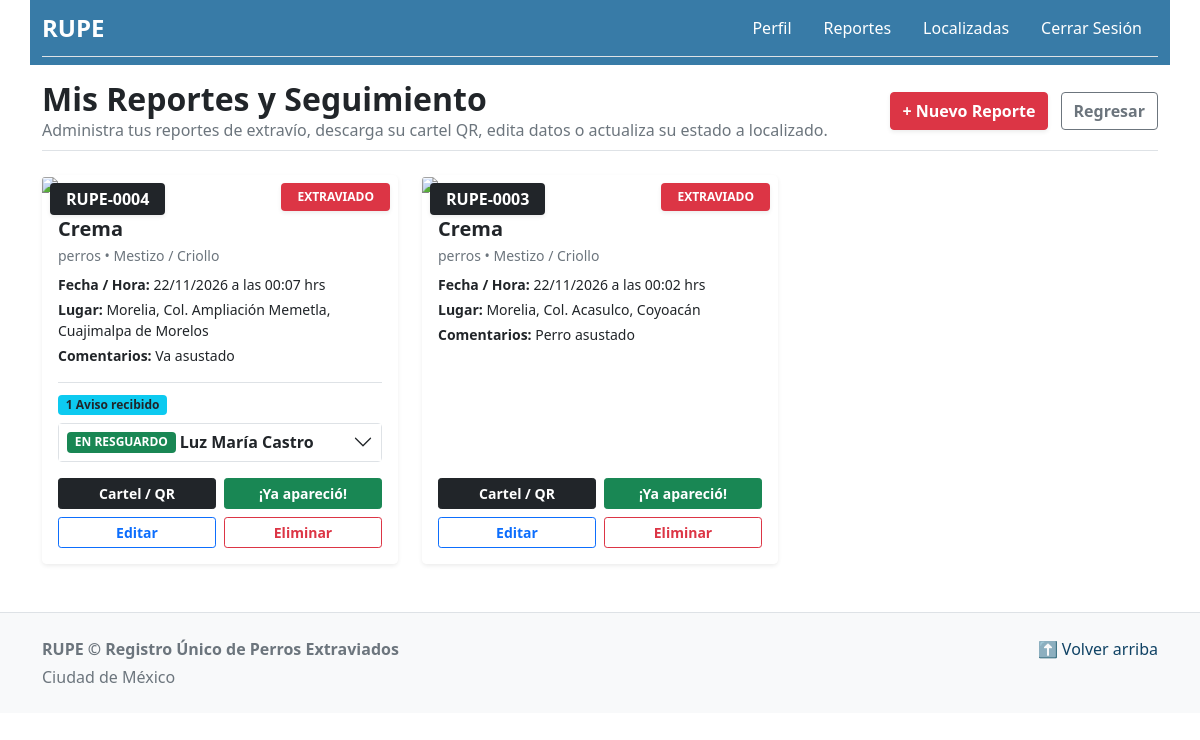
Screenshot of /controladores/usuarios/reportesusu.php?accion=listar (signed in) with the database file from the repository.
### tables this page shows
CREATE TABLE `reportes` (
  `id_reporte` int NOT NULL,
  `id_reporte_padre` int DEFAULT NULL,
  `tipo_reporte` enum('extraviado','localizado') NOT NULL,
  `id_reporte_inicial` int DEFAULT NULL,
  `id_usuario` int DEFAULT NULL,
  `id_mascota` int DEFAULT NULL,
  `id_colonia` int DEFAULT NULL,
  `estatus` tinyint(1) NOT NULL DEFAULT '1',
  `nombre_invitado` varchar(150) DEFAULT NULL,
  `telefono_invitado` varchar(20) DEFAULT NULL,
  `en_resguardo` tinyint(1) NOT NULL DEFAULT '0',
  `calle` varchar(100) NOT NULL,
  `entre_calle` varchar(100) DEFAULT NULL,
  `y_calle` varchar(100) DEFAULT NULL,
  `foto` varchar(255) DEFAULT NULL,
  `fecha` date NOT NULL,
  `hora` time NOT NULL,
  `comentarios` varchar(255) DEFAULT NULL,
  `estado_reporte` enum('activo','recuperado') NOT NULL,
  `codigo_qr` varchar(255) NOT NULL
);

CREATE TABLE `mascotas` (
  `id_mascota` int NOT NULL,
  `id_usuario` int DEFAULT NULL,
  `id_catalogos` int NOT NULL,
  `id_sexos` int NOT NULL,
  `estatus` tinyint(1) NOT NULL DEFAULT '1',
  `nombre` varchar(50) DEFAULT NULL,
  `edad` int DEFAULT NULL,
  `color` varchar(50) DEFAULT NULL,
  `foto` varchar(250) DEFAULT NULL,
  `sena_particular` text,
  `tamano` varchar(15) DEFAULT NULL,
  `peso_aprox` int DEFAULT NULL
);

CREATE TABLE `especies` (
  `id_especie` int NOT NULL,
  `nom_especie` enum('perros','gatos') DEFAULT NULL
);

CREATE TABLE `razas` (
  `id_raza` int NOT NULL,
  `id_especie` int NOT NULL,
  `nom_raza` varchar(150) DEFAULT NULL
);

CREATE TABLE `colonias` (
  `id_colonia` int NOT NULL,
  `id_codigos` int NOT NULL,
  `nombre_col` varchar(150) DEFAULT NULL
);

CREATE TABLE `alcaldias` (
  `id_alcaldia` int NOT NULL,
  `id_estados` int NOT NULL,
  `alcaldia_mpio` varchar(50) DEFAULT NULL
);

### modelos/BasedeDatos.php (called while the page is built)
<?php
class BasedeDatos {
    private static $servidor = "127.0.0.1";
    private static $usuariobd = "root";
    private static $contrasena = "";
    private static $nombrebd = "rupe";
    private static $charset = "utf8mb4";
    public static function conectar() {
        try {
            $dsn = "mysql:host=" . self::$servidor . ";dbname=" . self::$nombrebd . ";charset=" . self::$charset;
            $opciones = [
                PDO::ATTR_ERRMODE => PDO::ERRMODE_EXCEPTION,
                PDO::ATTR_DEFAULT_FETCH_MODE => PDO::FETCH_ASSOC,
                PDO::ATTR_EMULATE_PREPARES => false,
            ];
            $conexion = new PDO($dsn, self::$usuariobd, self::$contrasena, $opciones);
            return $conexion;
        } catch (Exception $e) {
            $rutalog = __DIR__ . '/logs/error_log.txt';
            $mensajeError = "[" . date('Y-m-d H:i:s') . "] [CONEXION FALLIDA]" . $e->getMessage() . PHP_EOL;
            error_log($mensajeError, 3, $rutalog);
            die("Servicio no disponible: ");
    }
    }
}

### modelos/usuarios/reportesusu.php (called while the page is built, shortened)
<?php
require_once __DIR__ . "/../BasedeDatos.php";
class Reporteusu
{
    private $pdo;
    public function __construct()
    {
        $this->pdo = BasedeDatos::conectar();
    }
    public function obtenerReportesUsuario($id_usuario)
    {
        try {
            $sql = "SELECT r.*,
                           m.nombre AS nombre_mascota, m.foto AS foto_mascota,
                           rz.nom_raza, esp.nom_especie,
                           col.nombre_col AS nombre_colonia, alc.alcaldia_mpio AS nombre_municipio
                    FROM reportes r
                    LEFT JOIN mascotas m ON r.id_mascota = m.id_mascota
                    LEFT JOIN catalogos cat ON m.id_catalogos = cat.id_catalogo
                    LEFT JOIN razas rz ON cat.id_razas = rz.id_raza
                    LEFT JOIN especies esp ON rz.id_especie = esp.id_especie
                    LEFT JOIN colonias col ON r.id_colonia = col.id_colonia
                    LEFT JOIN codigos_postales cp ON col.id_codigos = cp.id_codigo
                    LEFT JOIN alcaldias alc ON cp.id_alcaldias = alc.id_alcaldia
                    WHERE r.id_usuario = :id_usuario AND r.tipo_reporte = 'extraviado' AND r.estatus = 1
                    ORDER BY r.id_reporte DESC";
            $stmt = $this->pdo->prepare($sql);
            $stmt->execute([':id_usuario' => $id_usuario]);
            return $stmt->fetchAll(PDO::FETCH_ASSOC);
        } catch (PDOException $e) {
            return [];
        }
    }
    public function obtenerAvisosLocalizacion($id_reporte_padre)
    {
        try {
            $sql = "SELECT id_reporte, nombre_invitado, telefono_invitado, en_resguardo,
                           calle, foto, fecha, hora, comentarios
                    FROM reportes
                    WHERE id_reporte_padre = :id_reporte_padre
                      AND tipo_reporte = 'localizado'
                      AND estatus = 1
                    ORDER BY id_reporte DESC";
            $stmt = $this->pdo->prepare($sql);
            $stmt->execute([':id_reporte_padre' => $id_reporte_padre]);
            return $stmt->fetchAll(PDO::FETCH_ASSOC);
        } catch (PDOException $e) {
            return [];
        }
    }
}

### vistas/usuarios/misreportes.php (the view, shortened to what this page needs)
<main class="container py-5 mt-3">
    <section class="pt-3">
        <div class="d-flex flex-wrap justify-content-between align-items-center mb-4 pb-2 border-bottom">
            <div>
                <h2 class="fw-bold mb-0">Mis Reportes y Seguimiento</h2>
                <p class="text-muted mb-0">Administra tus reportes de extravío, descarga su cartel QR, edita datos o actualiza su estado a localizado.</p>
            </div>
            <div class="mt-2 mt-md-0">
                <a href="/RUPE/controladores/usuarios/reportesusu.php" class="btn btn-danger fw-bold shadow-sm me-2">
                    + Nuevo Reporte
                </a>
                <a href="/RUPE/index.php?c=perfilusuario&a=Inicio" class="btn btn-outline-secondary fw-bold">
                    Regresar
                </a>
            </div>
        </div>
        <?php if (empty($misReportes)): ?>
            <div class="alert alert-light border text-center p-5 shadow-sm rounded-3">
                <h4 class="text-muted mb-3">Aún no has generado ningún reporte de extravío</h4>
                <a href="/RUPE/controladores/usuarios/reportesusu.php" class="btn btn-danger px-4 fw-bold">Generar mi primer reporte</a>
            </div>
        <?php else: ?>
            <div class="row g-4">
                <?php foreach ($misReportes as $r): ?>
                    <?php
                        $folio = "RUPE-" . str_pad($r['id_reporte'], 4, '0', STR_PAD_LEFT);
                        $esLocalizado = ($r['estado_reporte'] === 'recuperado');
                    ?>
                    <div class="col-md-6 col-lg-4">
                        <div class="card h-100 border-0 shadow-sm rounded-3 overflow-hidden">
                            <div class="position-relative">
                                <span class="badge bg-dark position-absolute top-0 start-0 m-2 px-3 py-2 fs-6 shadow-sm">
                                    <?= $folio ?>
                                </span>
                                <?php if ($esLocalizado): ?>
                                    <span class="badge bg-success position-absolute top-0 end-0 m-2 px-3 py-2 shadow-sm">
                                        LOCALIZADO
                                    </span>
                                <?php else: ?>
                                    <span class="badge bg-danger position-absolute top-0 end-0 m-2 px-3 py-2 shadow-sm">
                                        EXTRAVIADO
                                    </span>
                                <?php endif; ?>
                            </div>
                            <div class="card-body">
                                <h5 class="card-title fw-bold mb-1">
                                    <?= htmlspecialchars(!empty($r['nombre_mascota']) ? $r['nombre_mascota'] : 'Sin nombre'); ?>
                                </h5>
                                <p class="text-muted small mb-2">
                                    <?= htmlspecialchars(($r['nom_especie'] ?? '') . ' • ' . ($r['nom_raza'] ?? 'Raza no especificada')); ?>
                                </p>
                                <ul class="list-unstyled small mb-0">
                                    <li class="mb-1"><strong>Fecha / Hora:</strong> <?= date('d/m/Y', strtotime($r['fecha'])) ?> a las <?= substr($r['hora'], 0, 5) ?> hrs</li>
                                    <li class="mb-1"><strong>Lugar:</strong> <?= htmlspecialchars(trim(($r['calle'] ?? '') . ', Col. ' . ($r['nombre_colonia'] ?? '') . ', ' . ($r['nombre_municipio'] ?? ''))) ?></li>
                                    <?php if (!empty($r['comentarios'])): ?>
                                        <li class="text-truncate mt-1" title="<?= htmlspecialchars($r['comentarios']) ?>">
                                            <strong>Comentarios:</strong> <?= htmlspecialchars($r['comentarios']) ?>
                                        </li>
                                    <?php endif; ?>
                                </ul>
                                <?php if (!empty($r['avisos'])): ?>
                                    <div class="mt-3 pt-2 border-top">
                                        <span class="badge bg-info text-dark mb-2">
                                            <?= count($r['avisos']) ?> <?= count($r['avisos']) === 1 ? 'Aviso recibido' : 'Avisos recibidos' ?>
                                        </span>
                                        <div class="accordion accordion-flush border rounded" id="acc-<?= $r['id_reporte'] ?>">
                                            <?php foreach ($r['avisos'] as $av): ?>
                                                <div class="accordion-item">
                                                    <h2 class="accordion-header">
                                                        <button class="accordion-button collapsed py-2 px-2 small fw-bold" type="button"
                                                                data-bs-toggle="collapse" data-bs-target="#aviso-<?= $av['id_reporte'] ?>">
                                                            <?php if ($av['en_resguardo'] == 1): ?>
                                                                <span class="badge bg-success me-1">EN RESGUARDO</span>
                                                            <?php else: ?>
                                                                <span class="badge bg-secondary me-1">AVISTAMIENTO</span>
                                                            <?php endif; ?>
                                                            <?= htmlspecialchars($av['nombre_invitado']) ?>
                                                        </button>
                                                    </h2>
                                                </div>
                                            <?php endforeach; ?>
                                        </div>
                                    </div>
                                <?php endif; ?>
                            </div>
                            <div class="card-footer bg-white border-top-0 pt-0 pb-3">
                                <div class="d-flex gap-2 mb-2">
                                    <a href="/RUPE/controladores/usuarios/reportesusu.php?accion=cartel&folio=<?= $r['id_reporte'] ?>"
                                       class="btn btn-dark btn-sm w-50 fw-bold">
                                       Cartel / QR
                                    </a>
                                    <?php if (!$esLocalizado): ?>
                                        <a href="/RUPE/controladores/usuarios/reportesusu.php?accion=estado&estado=recuperado&id=<?= $r['id_reporte'] ?>"
                                           class="btn btn-success btn-sm w-50 fw-bold"
                                           onclick="return confirm('¿Confirmas que ya localizaste/recuperaste a tu mascota?');">
                                           ¡Ya apareció!
                                        </a>
                                    <?php endif; ?>
                                </div>
                                <div class="d-flex gap-2">
                                    <a href="/RUPE/controladores/usuarios/reportesusu.php?id=<?= $r['id_reporte'] ?>"
                                       class="btn btn-outline-primary btn-sm w-50 fw-bold">
                                       Editar
                                    </a>
                                    <a href="/RUPE/controladores/usuarios/reportesusu.php?accion=eliminar&id=<?= $r['id_reporte'] ?>"
                                       class="btn btn-outline-danger btn-sm w-50 fw-bold"
                                       onclick="return confirm('¿Estás seguro de eliminar este reporte permanentemente?');">
                                       Eliminar
                                    </a>
                                </div>
                            </div>
                        </div>
                    </div>
                <?php endforeach; ?>
            </div>
        <?php endif; ?>
    </section>
</main>

### controladores/usuarios/reportesusu.php (shortened to what this page needs)
<?php
require_once __DIR__ . "/../../modelos/usuarios/reportesusu.php";
class ReporteusuControlador
{
    private $modelo;
    public function __construct()
    {
        $this->modelo = new Reporteusu();
    }
    public function listar()
    {
        $misReportes = $this->modelo->obtenerReportesUsuario($_SESSION['id_usuario']);
        foreach ($misReportes as &$rep) {
            $rep['avisos'] = $this->modelo->obtenerAvisosLocalizacion($rep['id_reporte']);
        }
        require_once __DIR__ . "/../../vistas/inicio/encabezadoingreso.php";
        require_once __DIR__ . "/../../vistas/usuarios/misreportes.php";
        require_once __DIR__ . "/../../vistas/inicio/pie.php";
    }
}
$controlador = new ReporteusuControlador();
if (isset($_GET['action'])) {
    $controlador->procesarAjax();
} elseif (isset($_GET['accion']) && $_GET['accion'] === 'listar') {
    $controlador->listar();
} elseif (isset($_GET['accion']) && $_GET['accion'] === 'estado') {
    $controlador->cambiarEstado();
} elseif (isset($_GET['accion']) && $_GET['accion'] === 'eliminar') {
    $controlador->eliminar();
} elseif (isset($_GET['accion']) && $_GET['accion'] === 'cartel') {
    $controlador->verCartel();
} elseif (isset($_GET['accion']) && $_GET['accion'] === 'pdf') {
    $controlador->descargarPdf();
} elseif ($_SERVER['REQUEST_METHOD'] === 'POST') {
    $controlador->guardar();
} else {
    $controlador->Inicio();
}

### vistas/inicio/encabezadoingreso.php (shortened to what this page needs)
<!doctype html>
<html lang="es">
  <head>
<link href="/RUPE/assets/css/bootstrap.min.css" rel="stylesheet">
<link rel="stylesheet" href="/RUPE/assets/bootstrap-icons/bootstrap-icons.min.css">
    <link href="/RUPE/assets/css/headers.css" rel="stylesheet">
  </head>
  <body>
<main>
  <div class="container fixed-top" style="background-color: #387BA7;">
    <header class="d-flex flex-wrap justify-content-center py-2 mb-2 border-bottom">
      <a href="/" class="d-flex align-items-center mb-2 mb-md-0 me-md-auto text-dark text-decoration-none">
        <span class="fs-4 display-5 fw-bold text-white">RUPE</span>
      </a>
      <ul class="nav nav-pills">
        <li class="nav-item"><a href="/RUPE/index.php?c=perfilusuario&a=Inicio" class="nav-link text-white">Perfil</a></li>
        <li class="nav-item"><a href="/RUPE/controladores/usuarios/reportesusu.php?accion=listar" class="nav-link text-white">Reportes</a></li>
        <li class="nav-item"><a href="/RUPE/index.php?c=localizacion&a=muro" class="nav-link text-white">Localizadas</a></li>
        <li class="nav-item"><a href="/RUPE/index.php?c=cerrarsesion&a=Inicio" class="nav-link text-white"
        onclick="return confirm('¿Seguro de cerrar sesión?');">Cerrar Sesión</a></li>
      </ul>
    </header>
  </div>

### vistas/inicio/pie.php (shortened to what this page needs)
<footer class="text-muted py-4 border-top bg-light mt-auto">
  <div class="container">
    <p class="float-end mb-1">
      <a href="#" class="text-decoration-none" style="color: #0f4264;">⬆️ Volver arriba</a>
    </p>
    <p class="mb-1 fw-bold">RUPE &copy; Registro Único de Perros Extraviados</p>
    <p class="mb-0 text-secondary">Ciudad de México</p>
  </div>
</footer>
</body>
</html>

### rows the page displays
reportes: id_reporte "RUPE-0004", estado_reporte "EXTRAVIADO", id_mascota.nombre "Crema", especies.nom_especie "perros • Mestizo / Criollo", fecha "22/11/2026", hora "00:07", calle.alcaldia_mpio "Morelia, Col. Ampliación Memetla, Cuajimalpa de Morelos", comentarios "Va asustado", count($r['avisos']) "1", shows "Aviso recibido"
reportes: en_resguardo "EN RESGUARDO", nombre_invitado "Luz María Castro"
reportes: id_reporte "RUPE-0003", estado_reporte "EXTRAVIADO", id_mascota.nombre "Crema", especies.nom_especie "perros • Mestizo / Criollo", fecha "22/11/2026", hora "00:02", calle.alcaldia_mpio "Morelia, Col. Acasulco, Coyoacán", comentarios "Perro asustado"
